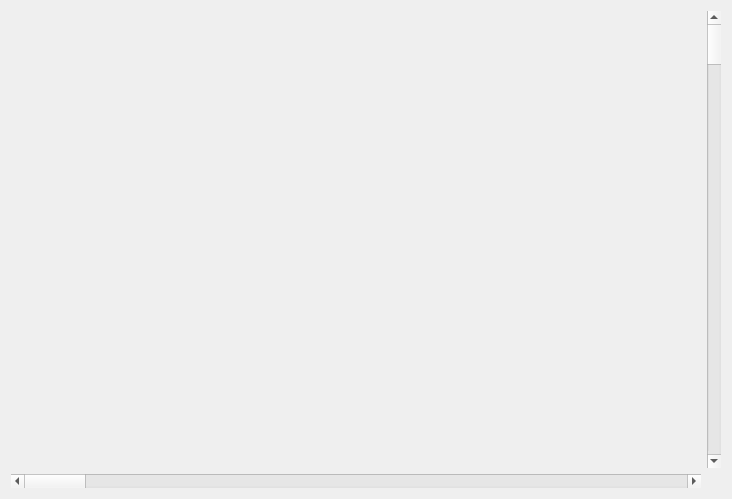
<?xml version="1.0" encoding="UTF-8"?>
<ui version="4.0">
 <class>Widget</class>
 <widget class="QWidget" name="Widget">
  <property name="geometry">
   <rect>
    <x>0</x>
    <y>0</y>
    <width>732</width>
    <height>499</height>
   </rect>
  </property>
  <property name="windowTitle">
   <string>Widget</string>
  </property>
  <layout class="QVBoxLayout" name="verticalLayout_2">
   <item>
    <layout class="QGridLayout" name="gridLayout_2">
     <item row="0" column="0">
      <widget class="QCustomPlot" name="plot" native="true">
       <property name="sizePolicy">
        <sizepolicy hsizetype="Expanding" vsizetype="Expanding">
         <horstretch>0</horstretch>
         <verstretch>0</verstretch>
        </sizepolicy>
       </property>
      </widget>
     </item>
     <item row="0" column="1">
      <widget class="QScrollBar" name="verticalScrollBar">
       <property name="orientation">
        <enum>Qt::Vertical</enum>
       </property>
      </widget>
     </item>
     <item row="1" column="0">
      <widget class="QScrollBar" name="horizontalScrollBar">
       <property name="orientation">
        <enum>Qt::Horizontal</enum>
       </property>
      </widget>
     </item>
    </layout>
   </item>
  </layout>
 </widget>
 <customwidgets>
  <customwidget>
   <class>QCustomPlot</class>
   <extends>QWidget</extends>
   <header>qcustomplot.h</header>
   <container>1</container>
  </customwidget>
 </customwidgets>
 <resources/>
 <connections/>
</ui>
